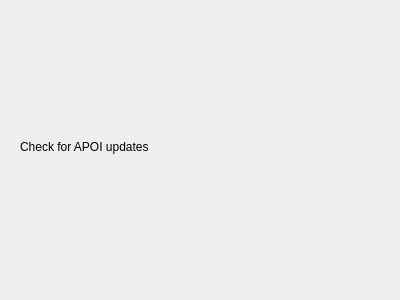
<?xml version="1.0" encoding="UTF-8"?>
<ui version="4.0">
 <class>updateWidget</class>
 <widget class="QWidget" name="updateWidget">
  <property name="geometry">
   <rect>
    <x>0</x>
    <y>0</y>
    <width>400</width>
    <height>300</height>
   </rect>
  </property>
  <property name="windowTitle">
   <string>APOI media player updates</string>
  </property>
  <layout class="QVBoxLayout" name="verticalLayout">
   <item>
    <widget class="QStackedWidget" name="stackedWidget">
     <property name="currentIndex">
      <number>0</number>
     </property>
     <widget class="QWidget" name="updateDialogPage">
      <layout class="QVBoxLayout" name="verticalLayout_4">
       <item>
        <widget class="QLabel" name="updateDialogLabel">
         <property name="text">
          <string>Check for APOI updates</string>
         </property>
         <property name="wordWrap">
          <bool>true</bool>
         </property>
        </widget>
       </item>
       <item>
        <widget class="QDialogButtonBox" name="updateDialogButtonBox">
         <property name="standardButtons">
          <set>QDialogButtonBox::NoButton</set>
         </property>
        </widget>
       </item>
      </layout>
     </widget>
     <widget class="QWidget" name="updateRequestPage">
      <layout class="QVBoxLayout" name="verticalLayout_3">
       <item>
        <spacer name="verticalSpacer_2">
         <property name="orientation">
          <enum>Qt::Vertical</enum>
         </property>
         <property name="sizeHint" stdset="0">
          <size>
           <width>20</width>
           <height>40</height>
          </size>
         </property>
        </spacer>
       </item>
       <item>
        <widget class="QLabel" name="label">
         <property name="text">
          <string>Launching an update request...</string>
         </property>
         <property name="wordWrap">
          <bool>true</bool>
         </property>
        </widget>
       </item>
       <item>
        <widget class="QProgressBar" name="progressBar">
         <property name="maximum">
          <number>0</number>
         </property>
         <property name="value">
          <number>-1</number>
         </property>
        </widget>
       </item>
       <item>
        <spacer name="verticalSpacer">
         <property name="orientation">
          <enum>Qt::Vertical</enum>
         </property>
         <property name="sizeHint" stdset="0">
          <size>
           <width>20</width>
           <height>40</height>
          </size>
         </property>
        </spacer>
       </item>
      </layout>
     </widget>
     <widget class="QWidget" name="updateNotifyPage">
      <layout class="QVBoxLayout" name="verticalLayout_2">
       <item>
        <widget class="QLabel" name="updateNotifyLabel">
         <property name="text">
          <string notr="true">updateNotifyLabel</string>
         </property>
         <property name="wordWrap">
          <bool>true</bool>
         </property>
        </widget>
       </item>
       <item>
        <widget class="QTextEdit" name="updateNotifyTextEdit">
         <property name="textInteractionFlags">
          <set>Qt::TextSelectableByKeyboard|Qt::TextSelectableByMouse</set>
         </property>
        </widget>
       </item>
       <item>
        <widget class="QLabel" name="label_2">
         <property name="text">
          <string>Do you want to download it?</string>
         </property>
         <property name="wordWrap">
          <bool>true</bool>
         </property>
        </widget>
       </item>
       <item>
        <widget class="QDialogButtonBox" name="updateNotifyButtonBox">
         <property name="standardButtons">
          <set>QDialogButtonBox::NoButton</set>
         </property>
        </widget>
       </item>
      </layout>
     </widget>
    </widget>
   </item>
  </layout>
 </widget>
 <resources/>
 <connections/>
</ui>
